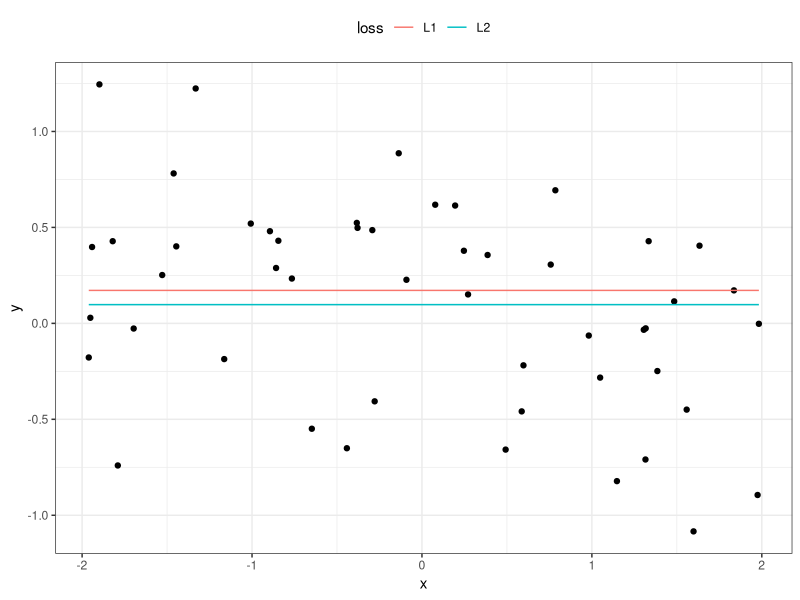
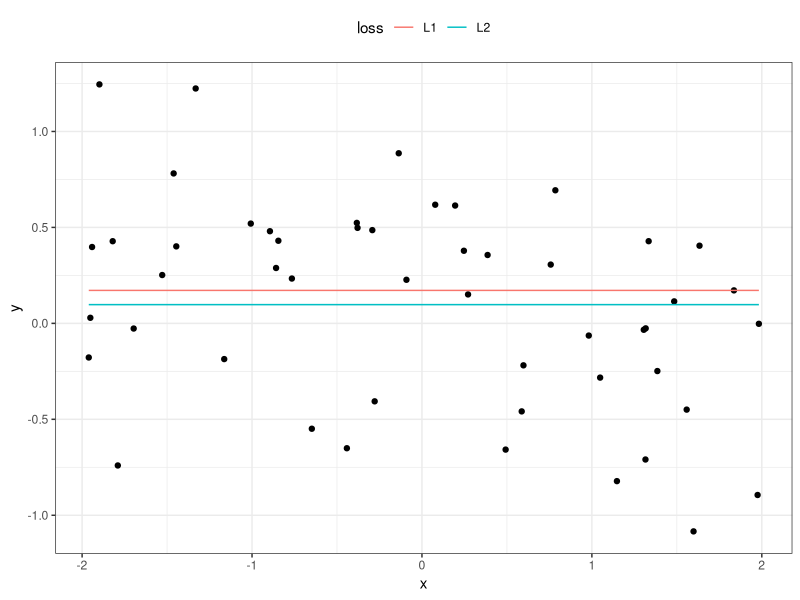

The R script that drew these images, in order:
# ------------------------------------------------------------------------------
# FIG: l1 vs l2
# ------------------------------------------------------------------------------

library(ggplot2)
library(quantreg)
library(data.table)
theme_set(theme_bw())

# ------------------------------------------------------------------------------

x = runif(50, -2, 2)
df = data.frame(x = x, y = rnorm(50, mean = 0, sd = 0.5))

computeOptimalConstant = function(df, loss, a = 2) {
  switch(loss, 
         L1 = rq(y ~ 1, data = df, .5)$fitted.values, 
         L2 = lm(y ~ 1, data = df)$fitted.values,
         quant25 = rq(y ~ 1, data = df, .25)$fitted.values,
         quant75 = rq(y ~ 1, data = df, .75)$fitted.values,
         Huber1 = rlm(y ~ 1, data = df, scale.est = "Huber", k2 = 2, maxit = 100)$fitted.values,
         eps2 = {
           lm_eps_2 = nrbm(epsilonInsensitiveRegressionLoss(x = matrix(rep(1, times = nrow(df))),y = df$y, epsilon = 2))
           predict(lm_eps_2, matrix(rep(1, times = nrow(df))))
         }, 
         log_barrier = {
           f = function(c) {
             mean(log_barrier(df$y - c, a = a))
           }
           
           c = optimize(f, interval = c(-2, 2))
           
           if (!is.finite(c$objective)) {
             c = NA 
           } else {
             c = c$minimum        
           } 
           return(c)
         })
}


plotConstantModel = function(df, loss_type = c("L1", "L2", "quant25", "quant75", "Huber1", "eps2", "log_barrier"),
                             labels = NULL, a = 2) {
  
  optimal_constants = lapply(loss_type, function(loss) computeOptimalConstant(df, loss, a = a))
  
  dfp = do.call(cbind, optimal_constants)
  colnames(dfp) = loss_type
  dfp = cbind(data.frame(x = df$x), dfp)
  
  dfm = reshape2::melt(dfp, id.vars = c("x"))
  colnames(dfm) = c("x", "loss", "y")
  
  dfm = setDT(dfm)
  
  p = ggplot() + geom_point(data = df, aes(x = x, y = y))
  p = p + geom_line(data = dfm[loss %in% loss_type, ],
                    aes(x = x, y = y, colour = loss))
  if (!is.null(labels)) {
    p = p + scale_color_discrete(
      name = "", 
      labels = labels[1:length(loss_type)])
  }
  p = p + theme(legend.position = 'top', legend.direction = 'horizontal')
  
  return(p)
}

#L1-loss vs. L2-loss
p = plotConstantModel(df, loss_type = c("L1", "L2"))
p

ggsave("../figure/l1_vs_l2.png", width = 4, height = 3)
